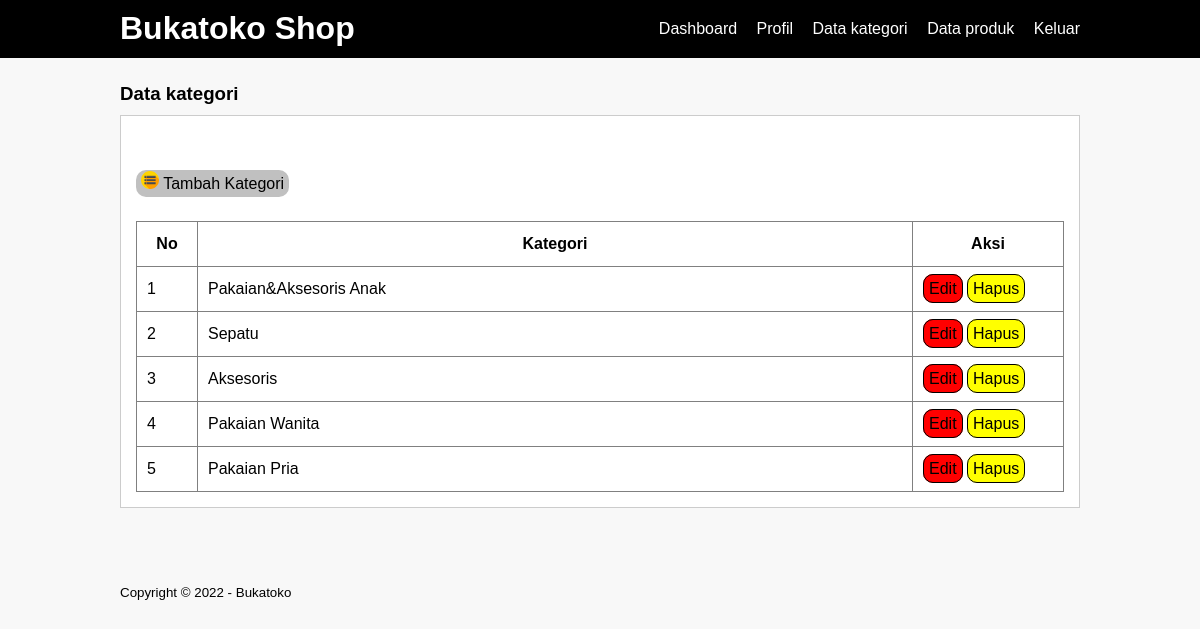
/data-kategori.php (signed in), run on the app's committed database.
### tables this page shows
CREATE TABLE `tb_category` (
  `category_id` int(11) NOT NULL,
  `category_name` varchar(25) NOT NULL
);

### data-kategori.php (the view, shortened to what this page needs)
<?php
include 'db.php';
?>
<!DOCTYPE html>
<html lang="en">
<head>
    <link rel="stylesheet"  href="style.css">
</head>
<body >
    <header>
        <div class="container">
        <h1><a href="dashboard.php">Bukatoko Shop</a></h1>
            <ul>
                <li><a href="dashboard.php">Dashboard</a></li>
                <li><a href="profil.php">Profil</a></li>
                <li><a href="data-kategori.php">Data kategori</a></li>
                <li><a href="data-produk.php">Data produk</a></li>
                <li><a href="keluar.php">Keluar</a></li>
            </ul>
        </div>
    </header>
    <div class = "section">
        <div class= "container">
             <h3>Data kategori</h3>
             <div class="box">
                 <p><a href="tambah-kategori.php" class="tambah_data"><img src="img/kategori.png">  Tambah Kategori</a></P><br>
               <table border="1" cellspacing="0" class="table">
                   <thead>
                       <tr>
                           <th width= "60px">No</th>
                           <th>Kategori</th>
                           <th width ="150px">Aksi</th>
                       </tr>
                   </thead>
                   <tbody>
                       <?php
                       $no = 1;
                       $kategori = mysqli_query($conn, "SELECT * FROM tb_category ORDER BY category_id DESC");
                       if(mysqli_num_rows($kategori) > 0){
                        while($row = mysqli_fetch_array($kategori)){
                       ?>
                       <tr>
                           <td><?php echo $no++ ?></td>
                           <td><?php echo $row['category_name'] ?></td>
                           <td>
                               <a href="edit-kategori.php?id=<?php echo $row['category_id'] ?> " class="btn-merah">Edit</a>
                                <a href = "proses-hapus.php?idk=<?php echo $row['category_id'] ?>" class="btn-kuning" onclick="return confirm('yakin ingin hapus?')">Hapus</a>
                           </td>
                       </tr>
                       <?php }}else{ ?>
                        <tr>
                            <td colspan="3">Tidak ada Data</td>
                        </tr>
                       <?php } ?>
                    </tbody>
               </table>
             </div>
        </div>
    </div>
    <footer>
        <div class= "container">
            <small>Copyright &copy; 2022 - Bukatoko </small>
        </div>
    </footer>
</body>
</html>

### style.css (style rules this page uses)
* { padding: 0; margin: 0; font-family: Verdana, Geneva, Tahoma, sans-serif; }
body { background-color: #f8f8f8; }
a { color :inherit; text-decoration: none; }
header { background-color:black; color: white; }
header h1 { float: left; padding: 10px 0; }
header ul { float: right; }
header ul li { display: inline-block; }
header ul li a { padding: 20px 0 20px 15px; display: inline-block; }
.container { width: 80%; margin: 0 auto; }
.container:after { content: ""; display: block; clear: both; }
.section { padding: 25px 0; }
.box { background-color: white; border: 1px solid #ccc; padding: 15px; box-sizing: border-box; margin: 10px 0 25px 0; }
.box:after { content: ''; display: block; clear: both; }
.box p { padding-bottom: 10px; color: black; }
footer { padding: 25px 0; }
.table { width: 100%; border-collapse: collapse; }
.table tr { height: 45px; }
.table tr td { padding: 5px 10px; }
.btn-merah { background-color: red; color: black; border: 1px solid black; cursor: pointer; padding: 5px 5px; border-radius: 10px; }
.btn-kuning { background-color: yellow; color: black; border: 1px solid black; cursor: pointer; padding: 5px 5px; border-radius: 10px; }
.box .tambah_data { background-color: silver; color: black; border: none; cursor: pointer; padding: 5px 5px; border-radius: 10px; }
.box .tambah_data img { height: 18px; padding-top: 40px; }

### data on the page
tb_category: category_name "Pakaian&Aksesoris Anak"
tb_category: category_name "Sepatu"
tb_category: category_name "Aksesoris"
tb_category: category_name "Pakaian Wanita"
tb_category: category_name "Pakaian Pria"
